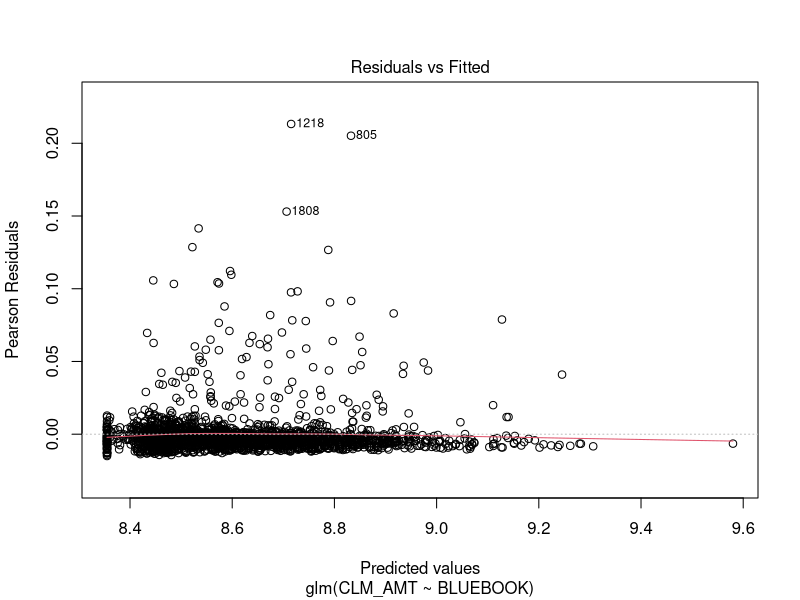
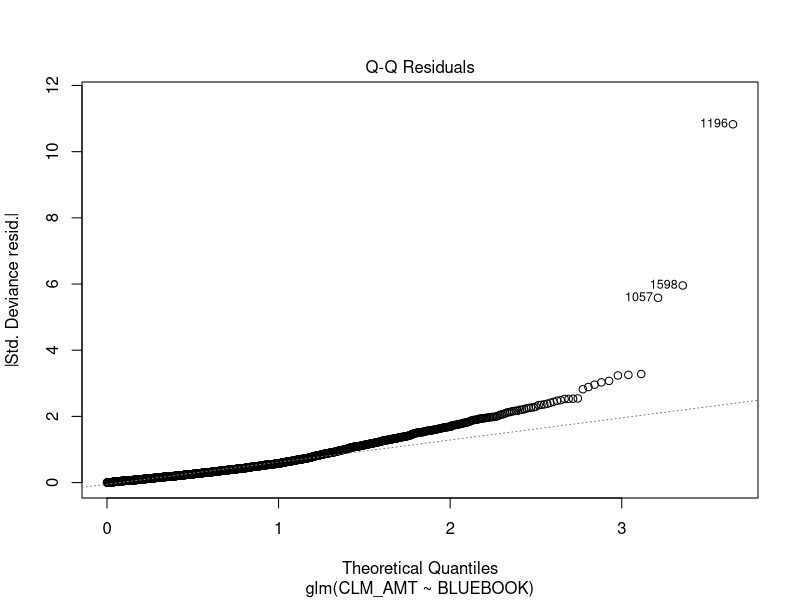
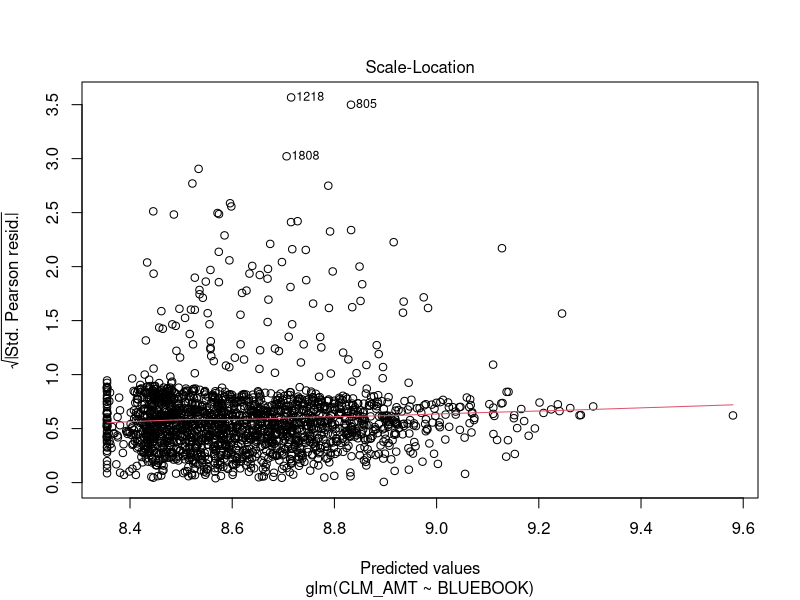
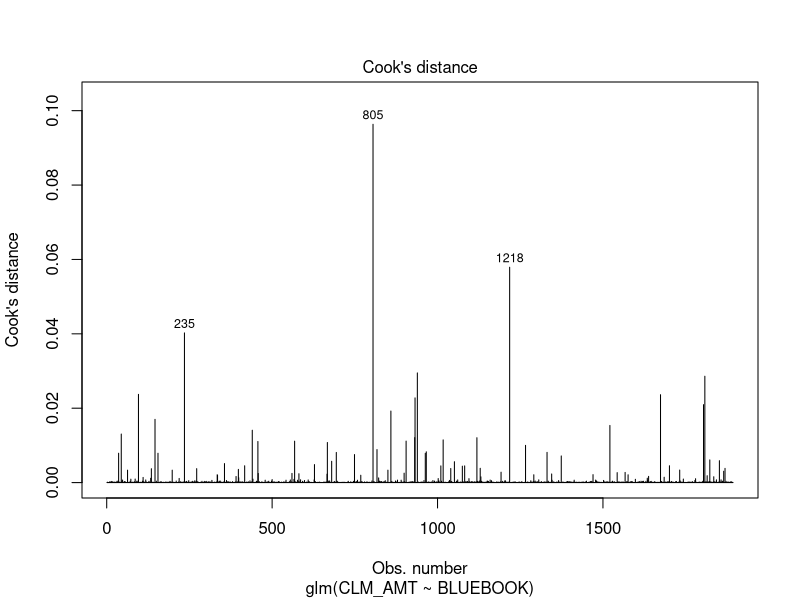
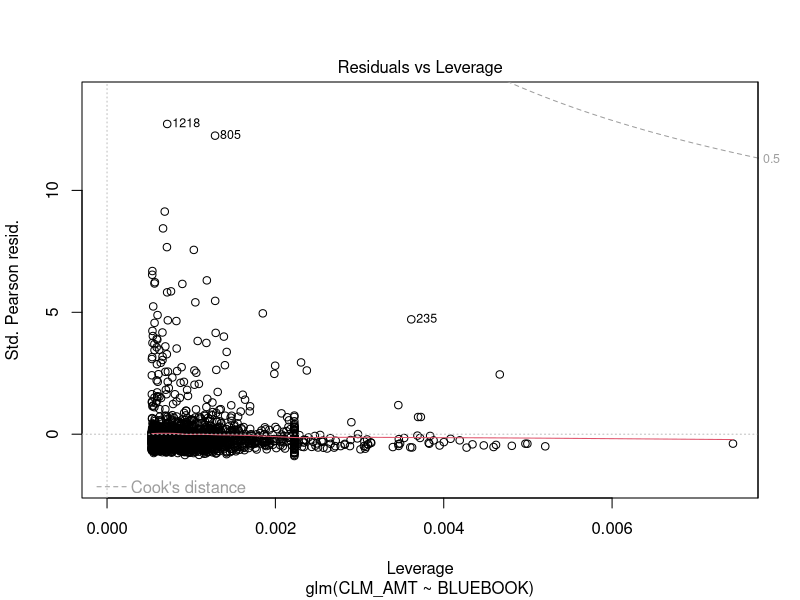
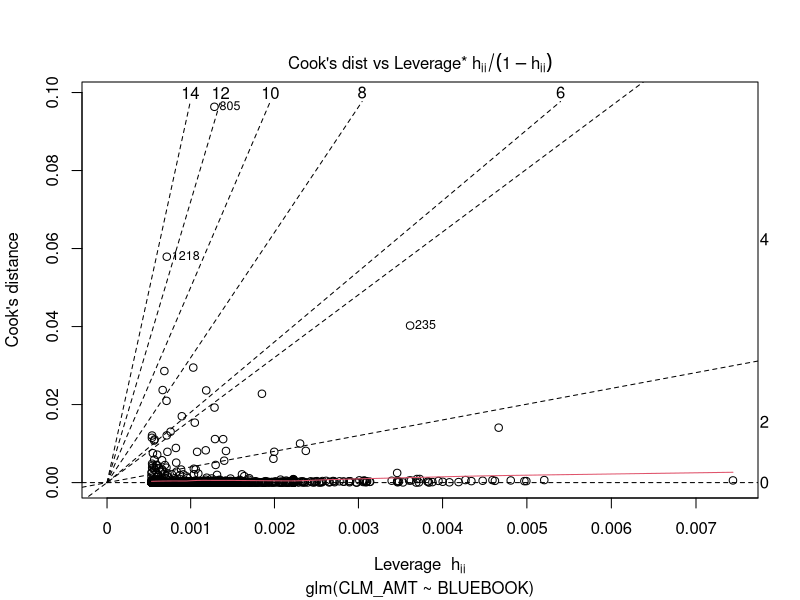

The R script that drew these images, in order:
## ---- chunk 1
library("car") # funkcja vif()
library("ggplot2") # wykresy - funkcja ggplot()
library("pscl") #pseudo-R2 funkcja pR2()
library("lmtest") #testy LR i Walda globalne

knitr::opts_chunk$set(message = FALSE)
knitr::opts_chunk$set(warning = FALSE)
## ---- chunk 2
data <- data.frame(read.csv("./dane/po_imputacji.csv", sep=';', encoding = "UTF-8", dec = ','))[,-1]
## ---- chunk 3
data$PARENT1 <- as.logical(data$PARENT1)
data$MSTATUS <- as.logical(data$MSTATUS)
data$GENDER <- as.factor(data$GENDER)
data$EDUCATION <- as.factor(data$EDUCATION)
data$OCCUPATION <- as.factor(data$OCCUPATION)
data$CAR_USE <- as.factor(data$CAR_USE)
data$CAR_TYPE <- as.factor(data$CAR_TYPE)
data$RED_CAR <- as.logical(data$RED_CAR)
data$REVOKED <- as.logical(data$REVOKED)
data$CLAIM_FLAG <- as.logical(data$CLAIM_FLAG)
data$URBANICITY <- as.factor(data$URBANICITY)
data$OG_DATA <- as.logical(data$OG_DATA)
## ---- chunk 4
data$OCCUPATION <- relevel(data$OCCUPATION, ref='Blue Collar')
data$CAR_USE <- relevel(data$CAR_USE, ref='Private')
data$EDUCATION <- relevel(data$EDUCATION, ref='<High School')
data$GENDER <- relevel(data$GENDER, ref='F')
data$CAR_TYPE <- relevel(data$CAR_TYPE, ref='SUV')
data$URBANICITY <- relevel(data$URBANICITY, ref='Highly Urban/ Urban')
## ---- chunk 5
set.seed(1257)
n <- nrow(data)
random_nums <- sample(c(1:n), round(0.7*n), replace = FALSE)
data_train <- data[random_nums,]
data_test <- data[-random_nums,]


X <- subset(data_train[data_train$CLAIM_FLAG == TRUE,], select=-c(ID, CLM_AMT, CLAIM_FLAG))
Y <- data_train[data_train$CLAIM_FLAG == TRUE,]['CLM_AMT']
## ---- chunk 6
for (n in names(X)) {
  model_x <- glm(CLM_AMT ~ get(n), data=c(Y, X), family=Gamma(link="log"))
  cat(n, '\n')
  print(summary(model_x)$coefficients)
  cat('AIC: ', model_x$aic)
  cat('\n\n')
}
## ---- chunk 7
for (n in names(X)) {
  model_x <- glm(CLM_AMT ~ get(n), data=c(Y, X), family=inverse.gaussian(link="log"))
  cat(n, '\n')
  print(summary(model_x)$coefficients)
  cat('AIC: ', model_x$aic)
  cat('\n\n')
}
## ---- chunk 8
X$YOJ_2 <- relevel(as.factor(sapply(X$YOJ, function(x) ifelse(x > 6, '7 or more', '6 or less'))), ref='6 or less')
## ---- chunk 9
model_yoj <- glm(CLM_AMT ~ YOJ, data=c(Y, X), family=inverse.gaussian(link="log"))
print(summary(model_yoj)$coefficients)
cat('AIC: ', model_yoj$aic)
cat('\n\n')

model_yoj_2 <- glm(CLM_AMT ~ YOJ_2, data=c(Y, X), family=inverse.gaussian(link="log"))
print(summary(model_yoj_2)$coefficients)
cat('AIC: ', model_yoj_2$aic)
cat('\n\n')
## ---- chunk 10
X$CAR_TYPE_2 <- relevel(as.factor(sapply(as.character(X$CAR_TYPE), function(x) ifelse(x %in% c('Panel Truck', 'Van'), 'Truck/Van', 'other'))), ref='other')
## ---- chunk 11
model_car_type <- glm(CLM_AMT ~ CAR_TYPE, data=c(Y, X), family=inverse.gaussian(link="log"))
print(summary(model_car_type)$coefficients)
cat('AIC: ', model_car_type$aic)
cat('\n\n')

model_car_type_2 <- glm(CLM_AMT ~ CAR_TYPE_2, data=c(Y, X), family=inverse.gaussian(link="log"))
print(summary(model_car_type_2)$coefficients)
cat('AIC: ', model_car_type_2$aic)
cat('\n\n')
## ---- chunk 12
model_1 <- glm(CLM_AMT ~ BLUEBOOK, data=c(Y,X), family=inverse.gaussian(link="log"))
summary(model_1)
## ---- chunk 13
model_x <- glm(CLM_AMT ~ GENDER + CAR_USE + BLUEBOOK + CAR_TYPE_2, data=c(Y,X), family=inverse.gaussian(link="log"))
summary(model_x)
## ---- chunk 14
model_x <- glm(CLM_AMT ~ GENDER + CAR_USE + BLUEBOOK, data=c(Y,X), family=inverse.gaussian(link="log"))
summary(model_x)
## ---- chunk 15
model_x <- glm(CLM_AMT ~ CAR_USE + BLUEBOOK, data=c(Y,X), family=inverse.gaussian(link="log"))
summary(model_x)
## ---- chunk 16
plot(model_1, 1:6)
## ---- chunk 17
model_1_out <- glm(CLM_AMT ~ BLUEBOOK, data=c(Y,X), family=inverse.gaussian(link="log"), subset=-c(1218, 805))
summary(model_1_out)
## ---- chunk 18
for (c in names(X)) {
  print(c)
  if (c != 'BLUEBOOK') {
    tryCatch({
      model_x <- glm(CLM_AMT ~ BLUEBOOK * get(c), data=c(Y,X), family=inverse.gaussian(link="log"), subset=-c(1218, 805))
      print(summary(model_x)$coefficients)
      cat('AIC: ', model_x$aic)
      cat('\n\n')
    }, error=function(cond) {cat('Error occured for ', c, '\n')})
  }
}
## ---- chunk 19
model_2_out <- glm(CLM_AMT ~ BLUEBOOK*MSTATUS, data=c(Y,X), family=inverse.gaussian(link="log"), subset=-c(1218, 805))
summary(model_2_out)
## ---- chunk 20
inter_results <- data.frame(matrix(nrow=1, ncol=3))
names(inter_results) <- c('AIC', 'Col 1', 'Col 2')
inter_cols <- names(X)
inter_cols <- inter_cols[! inter_cols %in% c('OG_DATA', 'BLUEBOOK')]

for (c in inter_cols) {
  for (d in inter_cols) {
    if (c != d) {
      tryCatch({
        model_x <- glm(CLM_AMT ~ BLUEBOOK + get(c)*get(d), data=c(Y,X), family=inverse.gaussian(link="log"), subset=-c(1218, 805))
        inter_results <- rbind(inter_results, c(model_x$aic, c, d))
        #cat(model_x$aic, ' ', c, ':', d, '\n')
      }, error=function(cond) {cat('Error occured for ', c, ' and ', d, '\n')})
    }
  }
  inter_cols <- inter_cols[! inter_cols %in% c(c)]
}
inter_results <- na.omit(inter_results)
inter_results$AIC <- as.numeric(inter_results$AIC)
## ---- chunk 21
head(inter_results[order(inter_results$AIC),])
## ---- chunk 22
inter_results <- data.frame(matrix(nrow=1, ncol=3))
names(inter_results) <- c('AIC', 'Col 1', 'Col 2')
inter_cols <- names(X)
inter_cols <- inter_cols[! inter_cols %in% c('OG_DATA', 'BLUEBOOK', 'MSTATUS')]

for (c in inter_cols) {
  for (d in inter_cols) {
    if (c != d) {
      tryCatch({
        model_x <- glm(CLM_AMT ~ BLUEBOOK*MSTATUS + get(c)*get(d), data=c(Y,X), family=inverse.gaussian(link="log"), subset=-c(1218, 805))
        inter_results <- rbind(inter_results, c(model_x$aic, c, d))
        #cat(model_x$aic, ' ', c, ':', d, '\n')
      }, error=function(cond) {cat('Error occured for ', c, ' and ', d, '\n')})
    }
  }
  inter_cols <- inter_cols[! inter_cols %in% c(c)]
}
inter_results <- na.omit(inter_results)
inter_results$AIC <- as.numeric(inter_results$AIC)
## ---- chunk 23
head(inter_results[order(inter_results$AIC),])
## ---- chunk 24
model_3_out <- glm(CLM_AMT ~ BLUEBOOK*MSTATUS + HOMEKIDS*CLM_FREQ, data=c(Y,X), family=inverse.gaussian(link="log"), subset=-c(1218, 805))
summary(model_3_out)
## ---- chunk 25
model_4_out <- glm(CLM_AMT ~ BLUEBOOK*MSTATUS + CAR_USE*TIF, data=c(Y,X), family=inverse.gaussian(link="log"), subset=-c(1218, 805))
summary(model_4_out)
## ---- chunk 26
ocena_modelu_GLM <- function(model) {
  odch_std_reszt <- (model$deviance/model$df.residual)^0.5
  kryterium_AIC <- c(model$aic)
  McFadden<-pR2(model)[4]
  Cragg_Uhler<-pR2(model)[6]
  ocena <- data.frame(odch_std_reszt, kryterium_AIC, McFadden, Cragg_Uhler)
  return(ocena)
}

ocena_modeli <- rbind(model_1=ocena_modelu_GLM(model_1_out), 
                      model_2=ocena_modelu_GLM(model_2_out), 
                      model_3=ocena_modelu_GLM(model_3_out),
                      model_4=ocena_modelu_GLM(model_4_out))

ocena_modeli
## ---- chunk 27
X_test <- subset(data_test[data_test$CLAIM_FLAG == TRUE,], select=-c(ID, CLM_AMT, CLAIM_FLAG))
Y_test <- data_test[data_test$CLAIM_FLAG == TRUE,]['CLM_AMT']
X_Y_test <- c(X_test, Y_test)

prediction_test <- data.frame(cbind(
  real=X_Y_test$CLM_AMT,
  model_1_with_out=exp(predict(model_1, X_Y_test)),
  model_1=exp(predict(model_1_out, X_Y_test)),
  model_2=exp(predict(model_2_out, X_Y_test)),
  model_3=exp(predict(model_3_out, X_Y_test)),
  model_4=exp(predict(model_4_out, X_Y_test))
))

rbind(
  real=mean(prediction_test$real),
  model_1_with_out=mean(prediction_test$model_1_with_out),
  model_1=mean(prediction_test$model_1),
  model_2=mean(prediction_test$model_2),
  model_3=mean(prediction_test$model_3),
  model_4=mean(prediction_test$model_4)
)
